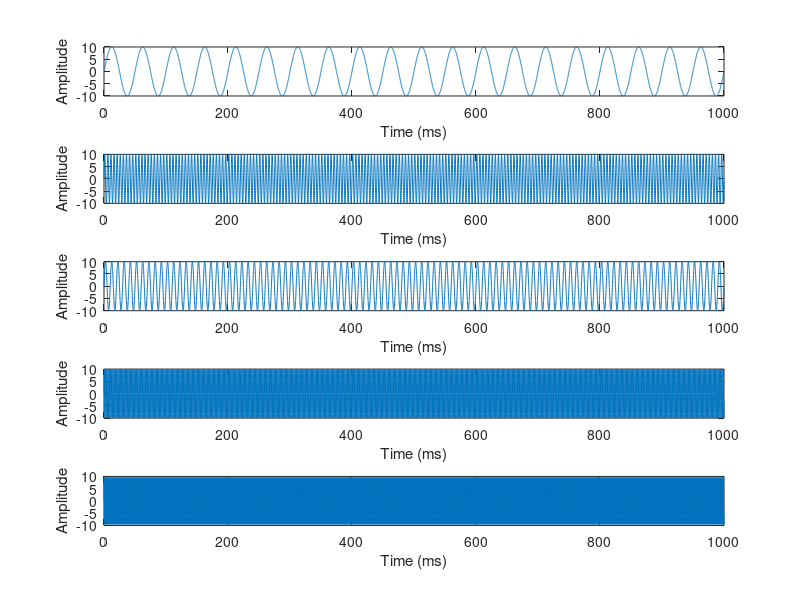
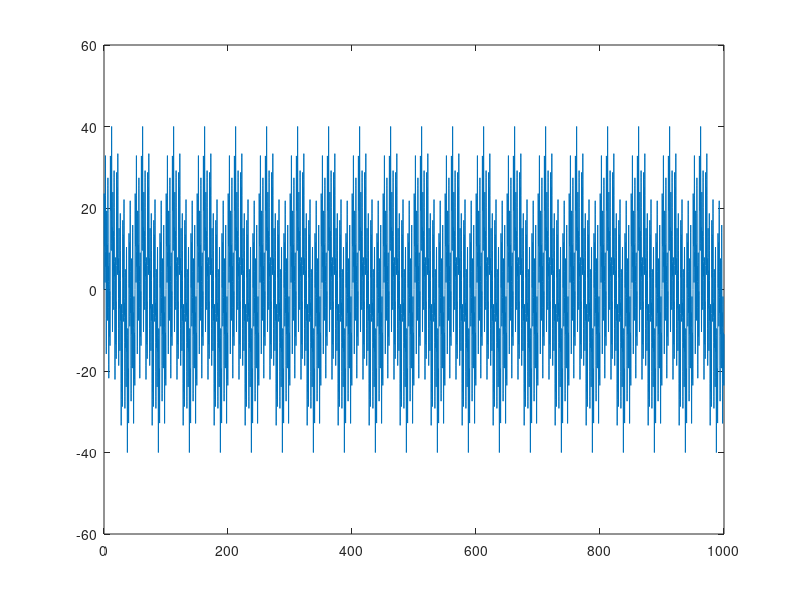
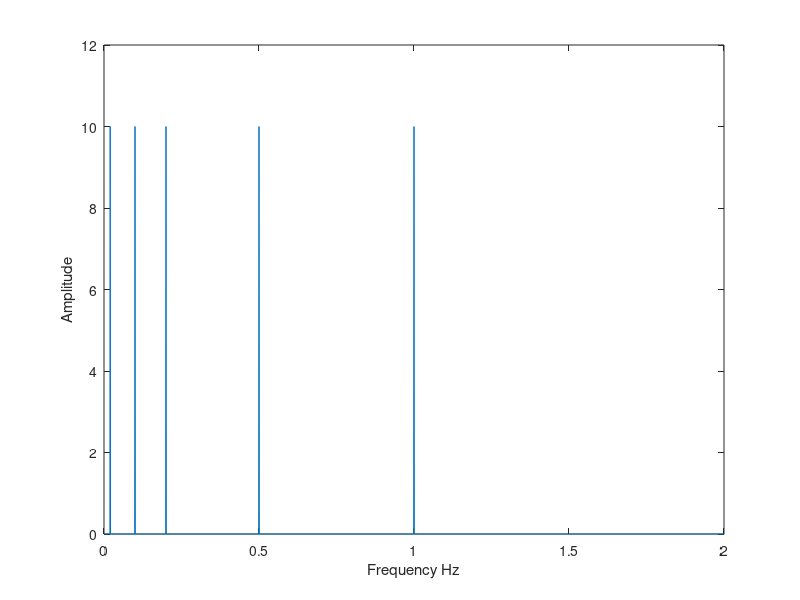
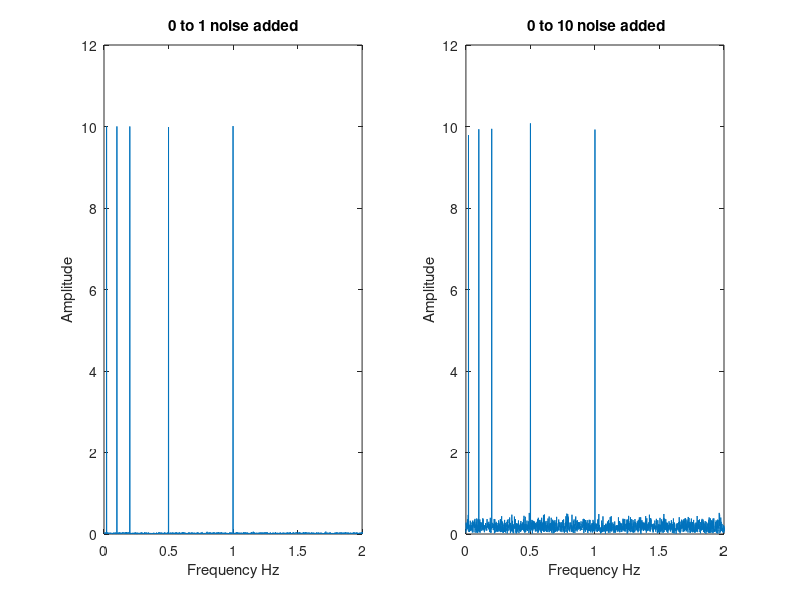

Write the MATLAB code that produced these figures, in order. (Note: this script raises an error after producing the figures.)

function main()
close all 
Fs = 10;            % Sampling frequency                    
T = 1/Fs;             % Sampling period       
L = 10000;             % Length of signal
t = (0:L-1)*T;        % Time vector
max(t)
%sampling frequency is 256 hz  for the data 
%period is 2pi / B   we want 
% period  

f1 = @(x) 10*sin(2*pi*x/50); 
f2 = @(x) 10*sin(2*pi*x/5); 
f3 = @(x) 10*sin(2*pi*x/10); 
f4 = @(x) 10*sin(2*pi*x/2); 
f5 = @(x) 10*sin(2*pi*x); 
y = f1(t) + f2(t) + f3(t) + f4(t) +f5(t); 
funcs = {f1,f2,f3,f4,f5};
figure(1)
for i=1:5
    subplot(5,1,i)
    plot(t,funcs{i}(t) ); 
    xlabel('Time (ms)')
    ylabel('Amplitude') 
end
figure(2)
plot(t,y) 

f = Fs*(0:(L/2))/L;

P1  = getFFT(y,L); 
figure(3)
plot(f,P1);
xlabel('Frequency Hz')
ylabel('Amplitude')
xlim([0,2])

y_small_noise = y  + randn(size(y)); 
smal_noise_p1 = getFFT(y_small_noise,L); 
y_large_noise = y + 10*randn(size(y));
large_noise_p1 = getFFT(y_large_noise,L); 
figure(4)
subplot(1,2,1)
plot(f,smal_noise_p1) 
title('0 to 1 noise added')
xlabel('Frequency Hz')
ylabel('Amplitude')
xlim([0,2])
subplot(1,2,2)
plot(f,large_noise_p1)
title(' 0 to 10 noise added')
xlabel('Frequency Hz')
ylabel('Amplitude')
xlim([0,2])


%%Problem C: 

data = [] 
for i =1:4
    tmp = funcs{i}(t); 
    scaleA = ( 1:10000 )./5000
    tmp = scaleA.* tmp; 
    data = [data tmp]; 
    
end
size(data)
figure(5)
plot(data)
xlabel('Time (ms)')
ylabel('Amplitude')
figure(6) 
domain_merged = getFFT(data,40000)
L= 40000;
merged_f = Fs*(0:(L/2))/L;
plot(merged_f,domain_merged);
xlim([0,1])
xlabel('Frequency Hz')
ylabel('Amplitude') 
figure(7)
stft(data,10,'Window',hann(64,'symmetric'));
title(' SFT Window size 64') 
figure(8)
stft(data,10,'Window',hann(32,'symmetric'));
title(' SFT Window size 32') 

% trial proceses of brain stimulus 
% when you present a stimulus you obtain a response 
%  we have data as snippets of multiple trials 
% we have a continious trial  data 
%can we detect how many trials have been done 


end 


function powerDomain = getFFT(y,L)
    converted = fft(y); 
    P2 = abs(converted/L);
    P1 = P2(1:L/2+1);
    P1(2:end-1) = 2*P1(2:end-1);
   powerDomain= P1; 
end 

